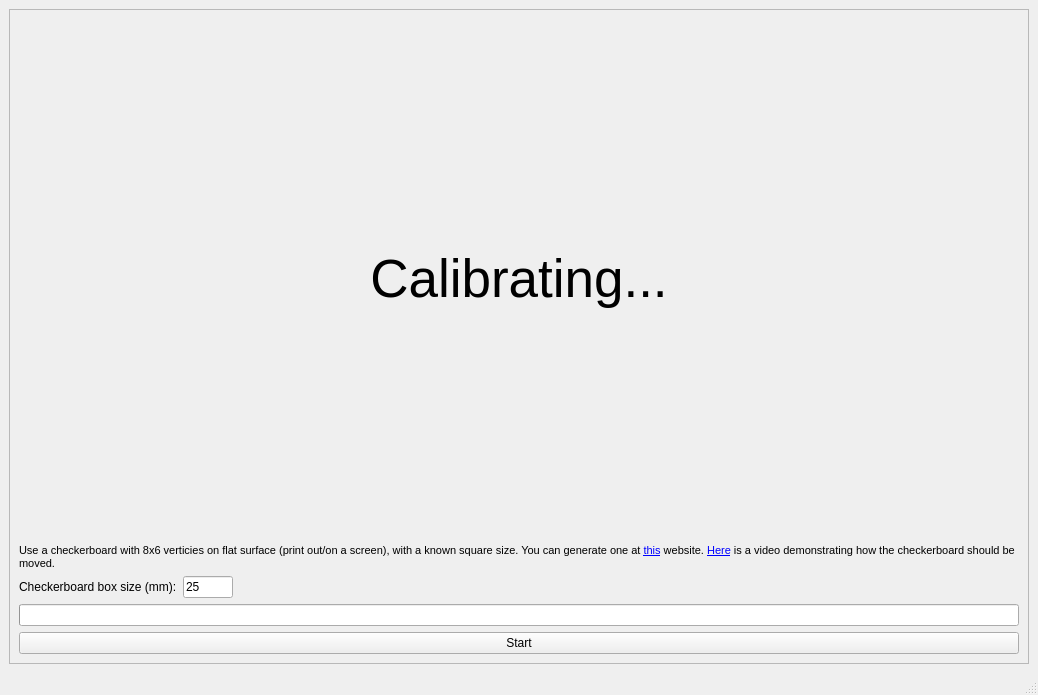
<?xml version="1.0" encoding="UTF-8"?>
<ui version="4.0">
 <class>MainWindow</class>
 <widget class="QMainWindow" name="MainWindow">
  <property name="geometry">
   <rect>
    <x>0</x>
    <y>0</y>
    <width>1038</width>
    <height>695</height>
   </rect>
  </property>
  <property name="windowTitle">
   <string>Camera Calibration</string>
  </property>
  <widget class="QWidget" name="centralwidget">
   <layout class="QVBoxLayout" name="verticalLayout">
    <item>
     <widget class="QFrame" name="frame">
      <property name="frameShape">
       <enum>QFrame::StyledPanel</enum>
      </property>
      <property name="frameShadow">
       <enum>QFrame::Raised</enum>
      </property>
      <layout class="QVBoxLayout" name="verticalLayout_2">
       <item>
        <widget class="QLabel" name="image_label">
         <property name="sizePolicy">
          <sizepolicy hsizetype="Preferred" vsizetype="Expanding">
           <horstretch>0</horstretch>
           <verstretch>0</verstretch>
          </sizepolicy>
         </property>
         <property name="font">
          <font>
           <pointsize>40</pointsize>
          </font>
         </property>
         <property name="text">
          <string>Calibrating...</string>
         </property>
         <property name="alignment">
          <set>Qt::AlignCenter</set>
         </property>
        </widget>
       </item>
       <item>
        <widget class="QLabel" name="label">
         <property name="sizePolicy">
          <sizepolicy hsizetype="Preferred" vsizetype="Preferred">
           <horstretch>0</horstretch>
           <verstretch>0</verstretch>
          </sizepolicy>
         </property>
         <property name="text">
          <string>&lt;!DOCTYPE HTML PUBLIC &quot;-//W3C//DTD HTML 4.0//EN&quot; &quot;http://www.w3.org/TR/REC-html40/strict.dtd&quot;&gt;
&lt;html&gt;&lt;head&gt;&lt;meta name=&quot;qrichtext&quot; content=&quot;1&quot; /&gt;&lt;style type=&quot;text/css&quot;&gt;
p, li { white-space: pre-wrap; }
&lt;/style&gt;&lt;/head&gt;&lt;body style=&quot; font-family:'MS Shell Dlg 2'; font-size:8pt; font-weight:400; font-style:normal;&quot;&gt;
&lt;p style=&quot; margin-top:12px; margin-bottom:12px; margin-left:0px; margin-right:0px; -qt-block-indent:0; text-indent:0px;&quot;&gt;Use a checkerboard with 8x6 verticies on flat surface (print out/on a screen), with a known square size. You can generate one at &lt;a href=&quot;https://markhedleyjones.com/projects/calibration-checkerboard-collection&quot;&gt;&lt;span style=&quot; text-decoration: underline; color:#0000ff;&quot;&gt;this&lt;/span&gt;&lt;/a&gt; website. &lt;a href=&quot;https://youtu.be/yMsH9iJ0gy8?si=G-sRQdKRWJy7Yp6n&quot;&gt;&lt;span style=&quot; text-decoration: underline; color:#0000ff;&quot;&gt;Here&lt;/span&gt;&lt;/a&gt; is a video demonstrating how the checkerboard should be moved.&lt;/p&gt;&lt;/body&gt;&lt;/html&gt;</string>
         </property>
         <property name="wordWrap">
          <bool>true</bool>
         </property>
         <property name="openExternalLinks">
          <bool>true</bool>
         </property>
        </widget>
       </item>
       <item>
        <layout class="QHBoxLayout" name="horizontalLayout">
         <item>
          <widget class="QLabel" name="label_2">
           <property name="text">
            <string>Checkerboard box size (mm):</string>
           </property>
          </widget>
         </item>
         <item>
          <widget class="QLineEdit" name="square_size_text">
           <property name="enabled">
            <bool>true</bool>
           </property>
           <property name="sizePolicy">
            <sizepolicy hsizetype="Fixed" vsizetype="Fixed">
             <horstretch>0</horstretch>
             <verstretch>0</verstretch>
            </sizepolicy>
           </property>
           <property name="minimumSize">
            <size>
             <width>50</width>
             <height>0</height>
            </size>
           </property>
           <property name="maximumSize">
            <size>
             <width>50</width>
             <height>16777215</height>
            </size>
           </property>
           <property name="inputMask">
            <string>900</string>
           </property>
           <property name="text">
            <string>25</string>
           </property>
          </widget>
         </item>
         <item>
          <spacer name="horizontalSpacer">
           <property name="orientation">
            <enum>Qt::Horizontal</enum>
           </property>
           <property name="sizeHint" stdset="0">
            <size>
             <width>40</width>
             <height>20</height>
            </size>
           </property>
          </spacer>
         </item>
        </layout>
       </item>
       <item>
        <widget class="QProgressBar" name="progress_bar">
         <property name="value">
          <number>0</number>
         </property>
         <property name="textVisible">
          <bool>false</bool>
         </property>
         <property name="orientation">
          <enum>Qt::Horizontal</enum>
         </property>
        </widget>
       </item>
       <item>
        <widget class="QPushButton" name="start_button">
         <property name="text">
          <string>Start</string>
         </property>
        </widget>
       </item>
      </layout>
     </widget>
    </item>
   </layout>
  </widget>
  <widget class="QMenuBar" name="menubar">
   <property name="geometry">
    <rect>
     <x>0</x>
     <y>0</y>
     <width>1038</width>
     <height>21</height>
    </rect>
   </property>
  </widget>
  <widget class="QStatusBar" name="statusbar"/>
 </widget>
 <resources/>
 <connections/>
</ui>
